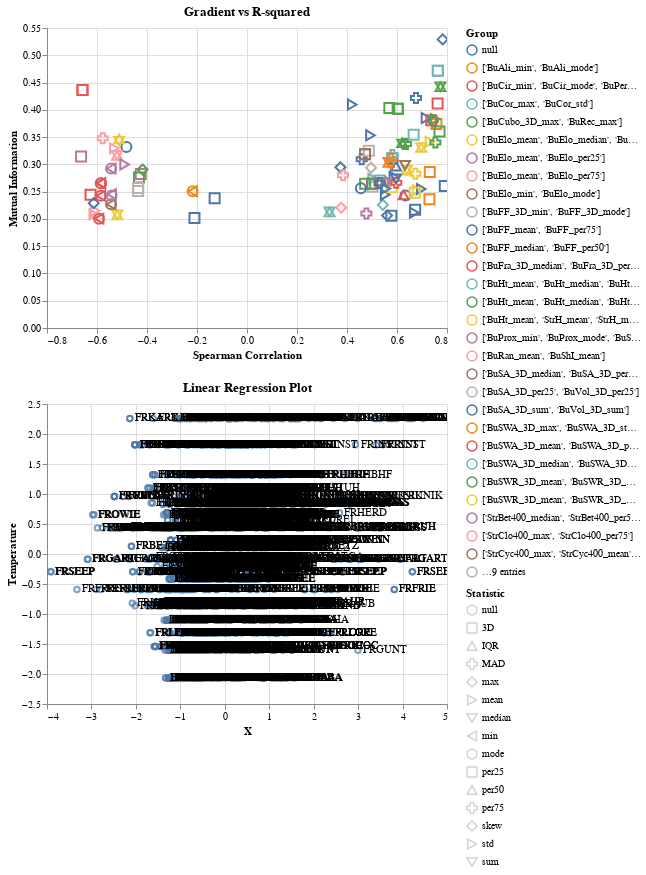

The code cell stored with this chart in its notebook:
### Code cell
params =  transformed_df
params['station_id'] = params.index
selected_stats['stats'] = selected_stats['Parameter'].str.split('_').str[1]

# Left plot: R-squared vs Gradient scatter plot
selection = alt.selection_point(fields=['Parameter'], empty='none', on='click', toggle='event.shiftKey')  # Selection on param
selection1 = alt.selection_point(fields=['Group'], bind='legend', on='click', toggle='event.shiftKey')
selection2 = alt.selection_point(fields=['stats'], bind='legend', on='click', toggle='event.shiftKey')

# Dropdown selection
dropdown = alt.binding_select(options=selected_stats['Parameter'].unique(), name='Select parameter: ')
dropdown_selection = alt.selection_point(fields=['Parameter'], bind=dropdown)


# Step 2: Add category coloring to scatter plot
category_colors = alt.Scale(scheme='category10')  # Use a predefined Altair color scheme

scatter_plot = alt.Chart(selected_stats).mark_point(size=100).encode(
    x=alt.X('Spearman Correlation:Q', title='Spearman Correlation'),
    y=alt.Y('Mutual Information:Q', title='Mutual Information'),
    color=alt.condition(selection1, 'Group:N', alt.value('lightgray')),
    shape=alt.Shape('stats:N', title='Statistic'),
    opacity=alt.condition(selection2, alt.value(1), alt.value(0.2)),
    tooltip=['Parameter', 'Group', 'Spearman Correlation', 'Mutual Information']
).add_params(
    selection, selection1, selection2, dropdown_selection
).properties(
    title='Gradient vs R-squared',
    width=400,
    height=300
).interactive()

# Step 3: Right plot remains the same
points = alt.Chart(params).transform_filter(
    selection | dropdown_selection
).mark_point().encode(
    x=alt.X('x:Q', title='X'),
    y=alt.Y('y:Q', title='Temperature'),
    tooltip=['x', 'y']
)

# Create the text labels for the station IDs
text_labels = alt.Chart(params).transform_filter(
    selection | dropdown_selection
).mark_text(
    align='left', 
    baseline='middle', 
    dx=5,  # Slightly offset the text so it doesn't overlap the point
).encode(
    x='x',
    y='y',
    text='station_id'  # Use station_id as the label
)

# add drop down box for Parameter


regression_plot = (points + text_labels).properties(
    title='Linear Regression Plot',
    width=400,
    height=300
).interactive()

# Combine the plots
final_chart = alt.vconcat(scatter_plot, regression_plot)
final_chart.show()
